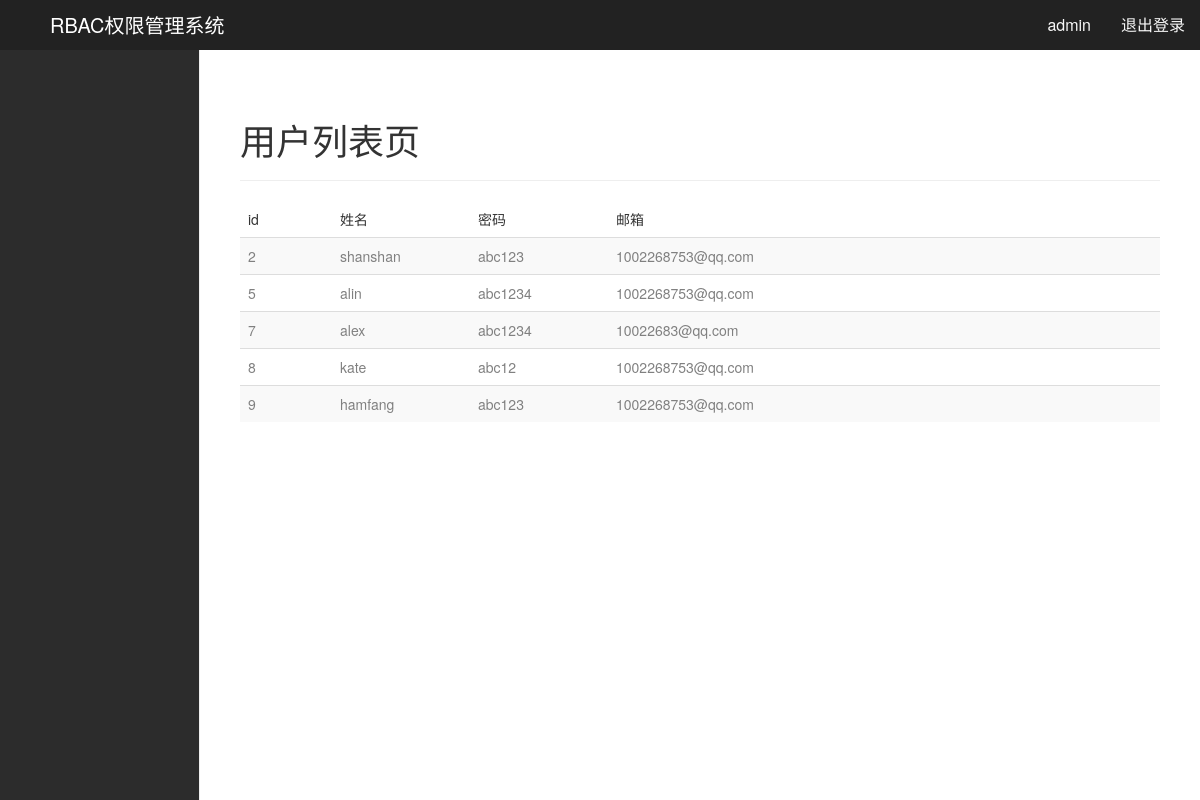
Screenshot of /rbac/users/ (signed in) with the database file from the repository.
### rbac/models.py (models this page shows, shortened)
class UserInfo(models.Model):
    username = models.CharField(verbose_name='用户名',max_length=32)
    password = models.CharField(verbose_name='密码',max_length=64)
    email = models.CharField(verbose_name='邮箱',max_length=32)
    roles = models.ManyToManyField(verbose_name='用户角色',to="Role",blank=True)

### rbac/views.py (the view)
# urls.py: url(r'users/$', rbac_view.get_users, name='user_list'),
def get_users(request):
    user_list = UserInfo.objects.all()
    return render(request, 'rbac/user_list.html', locals())

### rbac/templates/rbac/user_list.html (shortened to what this page needs)
{% extends 'rbac/index.html' %}
{% block content %}
    <h1>用户列表页</h1>
    <hr>
    <table class="table table-striped">
        <thead>
            <tr>
                <td style="width: 10%">id</td>
                <td style="width: 15%">姓名</td>
                <td style="width: 15%">密码</td>
                <td style="width: 60%">邮箱</td>
            </tr>
        </thead>
        <tbody>
            {% for u in user_list %}
            <tr>
                <td>{{ u.id }}</td>
                <td>{{ u.username }}</td>
                <td>{{ u.password }}</td>
                <td>{{ u.email }}<span>
                </td>
            </tr>
            {% endfor %}
        </tbody>
    </table>
{% endblock %}

### rbac/templates/rbac/index.html (shortened to what this page needs)
{% extends 'rbac/base.html' %}
{% block body %}
    <nav class="navbar navbar-inverse navbar-fixed-top header">
      <div class="container-fluid">
        <div class="navbar-header">
          <a class="navbar-brand" href="https://v3.bootcss.com/examples/dashboard/#" style="padding-left: 10%;
          display: inline-block">RBAC权限管理系统</a>
        </div>
        <div id="navbar" class="navbar-collapse collapse">
          <ul class="nav navbar-nav navbar-right">
              {% if request.session.user_id %}
                <li><a href="">{{ request.session.username }}</a></li>
                <li><a href="{% url 'rbac_logout' %}">退出登录</a></li>
              {% else %}
                <li><a href="{% url 'rbac_login' %}">登录</a></li>
                <li><a href="{% url 'rbac_register' %}">注册</a></li>
              {% endif %}
          </ul>
        </div>
      </div>
    </nav>
<div class="container-fluid">
    <div class="row">
        <div class="col-sm-3 col-md-2 sidebar">
        </div>
        <div class="col-sm-9 col-sm-offset-3 col-md-10 col-md-offset-2 main">
            {% block content %}
            {% endblock %}
        </div>
    </div>
</div>
{% endblock %}

### rbac/templates/rbac/base.html (shortened to what this page needs)
<!DOCTYPE html>
<html lang="zh-CN">
{% load staticfiles %}
<head>
    <link href="{% static 'css/bootstrap.min.css' %}" rel="stylesheet">
    <link href="{% static 'css/ie10-viewport-bug-workaround.css' %}" rel="stylesheet">
    <link href="{% static 'css/dashboard.css' %}" rel="stylesheet">
</head>
<body>
{% block body %}{% endblock %}
</body>
</html>

### rbac/static/css/dashboard.css (style rules this page uses)
body { padding-top: 50px; }
.navbar-fixed-top { border: 0; }
.sidebar { display: none; }
@media (min-width: 768px) { .sidebar { position: fixed; top: 49px; bottom: 0; left: 0; z-index: 1000; display: block; padding: 20px; overflow-x: hidden; overflow-y: auto; background-color: #2e6da4; border-right: 1px solid #eee; } }
.main { padding: 50px; }
@media (min-width: 768px) { .main { padding-right: 40px; padding-left: 40px; } }

### rows the page displays
UserInfo: id "2", username "shanshan", password "abc123", email "1002268753@qq.com"
UserInfo: id "5", username "alin", password "abc1234", email "1002268753@qq.com"
UserInfo: id "7", username "alex", password "abc1234", email "10022683@qq.com"
UserInfo: id "8", username "kate", password "abc12", email "1002268753@qq.com"
UserInfo: id "9", username "hamfang", password "abc123", email "1002268753@qq.com"

### other values shown
{{ request.session.username }} "admin"
